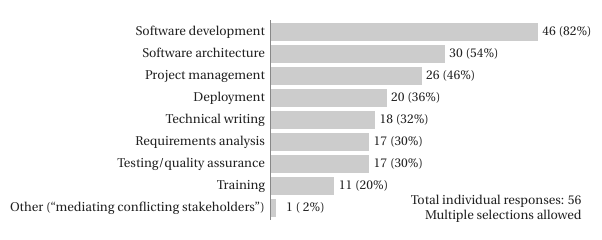

Write the Python code that produced this figure.
#!/usr/bin/env python3.4

import numpy as np
import matplotlib
import matplotlib.pyplot as plt
import matplotlib.ticker as ticker
from matplotlib import rcParams
import operator

textcolor = '#222222'

rcParams['text.usetex']         = True
rcParams['text.latex.preamble'] = [r"\usepackage{fourier}", r"\usepackage[T1]{fontenc}"]
rcParams['text.color']          = textcolor
rcParams['font.family']         = 'serif'
rcParams['font.serif']          = ['Utopia']
rcParams['font.weight']         = 'normal'
rcParams['font.size']           = 10
rcParams['xtick.labelsize']     = rcParams['ytick.labelsize'] = 10
rcParams['ytick.major.width']   = rcParams['xtick.major.width'] = 1
rcParams['ytick.major.size']    = rcParams['xtick.major.size'] = 3
rcParams['patch.facecolor']     = "#cccccc"
rcParams['patch.linewidth']     = 0

plt.figure(figsize=(3.75, 2.75))

# Data.  Not everyone answered the question.
# Only one answered something for "Other".
total_responses = 56
raw_data = {
    "Project management"                             : 26,
    "Requirements analysis"                          : 17,
    "Software architecture"                          : 30,
    "Software development"                           : 46,
    "Testing/quality assurance"                      : 17,
    "Technical writing"                              : 18,
    "Deployment"                                     : 20,
    "Training"                                       : 11,
    "Other (``mediating conflicting stakeholders'')" : 1
}

x = [0, 10, 20, 30, 40, 50]

# Sort the data by value, largest value first.

data = sorted(raw_data.items(), key=lambda x: x[1], reverse=True)

labels = [k for k, v in data]
values = [v for k, v in data]

# Plot.
# Barh() puts items in the reverse order of how we put them in the
# lists above, so first we do this to reverse the lists:
labels = labels[::-1]
values = values[::-1]
y_pos = np.arange(len(values))
plt.barh(y_pos, values, linewidth=0, align='center', color="#cccccc")
plt.yticks(y_pos, labels, fontsize=10, color=textcolor)

plt.gca().text(1.07, 0.05,
               'Total individual responses: {}\nMultiple selections allowed'.format(total_responses),
               horizontalalignment='right',
               transform=plt.gca().transAxes, color=textcolor)

# Remove the plot frame lines leaving only the left vertical one.
for spine in ['top', 'bottom', 'right']:
    plt.gca().spines[spine].set_visible(False)
plt.gca().spines['left'].set_bounds(-0.5, 8.5)
plt.gca().spines['left'].set_color('#888888')
plt.gca().yaxis.set_ticks_position('none')
plt.gca().get_xaxis().set_visible(False)

# Write the value to the right of each bars.
for rect, value in zip(plt.gca().patches, values):
    percent = value/total_responses*100
    text = '{} ({: >2.0f}\%)'.format(value, percent)
    width = rect.get_width()
    plt.gca().text(rect.get_x() + width + 5,
                   rect.get_y() + rect.get_height()/2,
                   text, ha='center', va='center', fontsize=10, color=textcolor)

plt.savefig('responsibilities.pdf', bbox_inches='tight')
plt.close()
